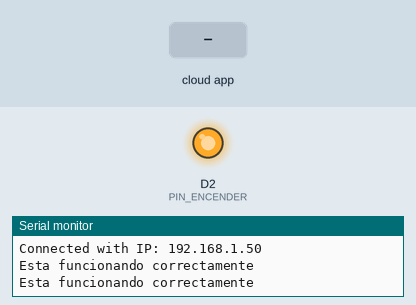
Bench run of a program on a simulated ESP8266 (Wemos D1 mini). Parts: output pins drawn as LEDs (lit = HIGH), the last lines printed to the serial monitor. Inputs (shaded band) come from the test bench. WiFi joins after 1.5 s; servers stay silent unless stated; the Firebase database answers and starts empty.

Above: at 1.96 s.
At 3.0 s:
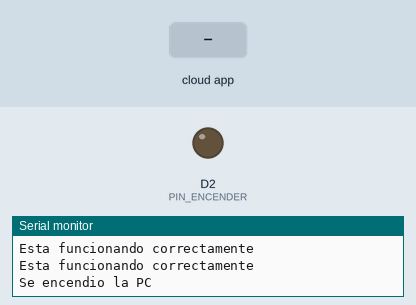
3.1 s: the phone or cloud app sets Encender to 1
At 3.8 s:
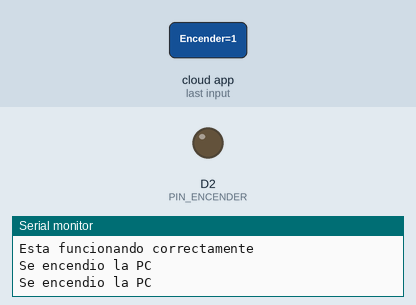
Timing chart, 0 to 6.1 s (numbered marks = the images above; inputs shaded):
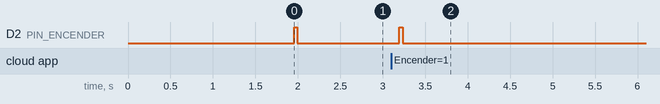

Measured:
- after the input at 3.1 s, D2 (PIN_ENCENDER): LOW → HIGH after 0.10 s, → LOW 0.04 s later

The program:

main.cpp
```cpp
// (licence header left out)
#include <ESP8266WiFi.h>
#include <DNSServer.h>
#include <ESP8266WebServer.h >
#include <WiFiManager.h>
#include <FirebaseESP8266.h>

const int PIN_ON = 6;

#define FIREBASE_HOST "xxxxxxxxxxxxxxxxxxxxxxxx"
#define FIREBASE_AUTH "xxxxxxxxxxxxxxxxxxxxxxxxxxxxx"
#define PIN_ENCENDER (D2)
FirebaseData fbdo;

boolean data = false;


void setup()
{
  Serial.begin(115200);
  pinMode(PIN_ENCENDER, OUTPUT);
  // Creamos una instancia de la clase WiFiManager
  WiFiManager wifiManager;

  // Descomentar para resetear configuración
  //wifiManager.resetSettings();

  // Cremos AP y portal cautivo
  wifiManager.autoConnect("ESP8266Temp");

  Serial.println("Ya estás conectado");
   //3. Set your Firebase info
  Serial.print("Connecting to Wi-Fi");
  while (WiFi.status() != WL_CONNECTED)
  {
    Serial.print(".");
    delay(300);
  }
  Serial.println();
  Serial.print("Connected with IP: ");
  Serial.println(WiFi.localIP());
  Serial.println();


  //3. Set your Firebase info

  Firebase.begin(FIREBASE_HOST, FIREBASE_AUTH);

  //4. Enable auto reconnect the WiFi when connection lost
  Firebase.reconnectWiFi(true);

  //5. Try to set int data to Firebase
  //The set function returns bool for the status of operation
  //fbdo requires for sending the data
  if(Firebase.setBool(fbdo, "/ESP8266-Proyect/Control-OnOff/Encender", true))
  {
    //Success
     Serial.println("Esta funcionando correctamente");

   }else{
    //Failed?, get the error reason from fbdo

    Serial.print("Error in setInt, ");
    Serial.println(fbdo.errorReason());
  }
  //fbdo requires for sending the data
  if(Firebase.setBool(fbdo, "/ESP8266-Proyect/Control-OnOff/Encender", true))
  {
    //Success
     Serial.println("Esta funcionando correctamente");

   }else{
    //Failed?, get the error reason from fbdo

    Serial.print("Error in setInt, ");
    Serial.println(fbdo.errorReason());
  }


}

void loop() {

  if(Firebase.getBool(fbdo, "/ESP8266-Proyect/Control-OnOff/Encender"))
  {
    data = fbdo.boolData();
  }else{
    Serial.print("Error al obtener el booleano, ");
    Serial.println(fbdo.errorReason());
  }

  if(data){
    digitalWrite(PIN_ENCENDER, HIGH);
    delay(40L);
    digitalWrite(PIN_ENCENDER, LOW);
    while(data){
      if(Firebase.setBool(fbdo, "/ESP8266-Proyect/Control-OnOff/Encender", false))
      {
        data = false;
        Serial.println("Se encendio la PC");
      }
    }
  }

}
```
